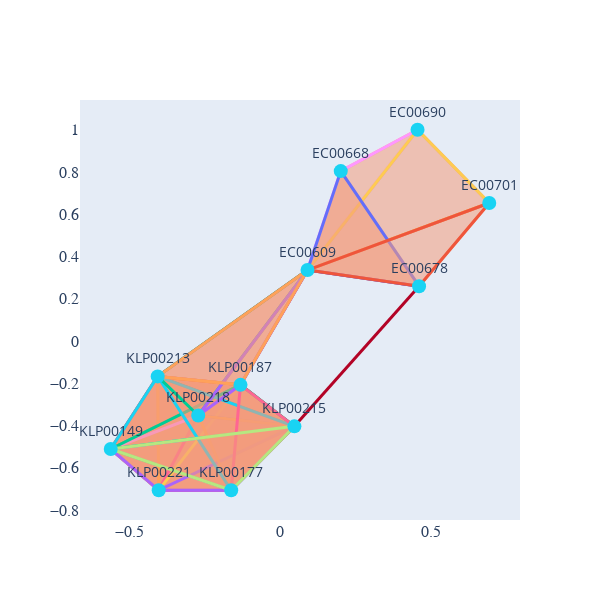

The notebook cell saved with this chart:
### Code cell
visualize_simplicial_complex(simplex_tree3,119,strain_names,save_filename="plots/simplicial_119.svg")

### Figure 1 — Plotly figure (JSON) as saved in the notebook; plotly's stock layout.template omitted (floating-point values rounded to 4 significant figures)
{"data": [{"line": {"color": "rgba(145, 179, 254, 1.0)", "width": 3}, "mode": "lines", "type": "scatter", "x": [0.4554, 0.08992, null], "y": [1, 0.336, null]}, {"line": {"color": "rgba(247, 179, 151, 1.0)", "width": 3}, "mode": "lines", "type": "scatter", "x": [0.4554, 0.2004, null], "y": [1, 0.8042, null]}, {"line": {"color": "rgba(246, 164, 134, 1.0)", "width": 3}, "mode": "lines", "type": "scatter", "x": [0.4554, 0.6937, null], "y": [1, 0.6533, null]}, {"line": {"color": "rgba(225, 218, 214, 1.0)", "width": 3}, "mode": "lines", "type": "scatter", "x": [0.2004, 0.08992, null], "y": [0.8042, 0.336, null]}, {"line": {"color": "rgba(242, 199, 178, 1.0)", "width": 3}, "mode": "lines", "type": "scatter", "x": [0.2004, 0.4605, null], "y": [0.8042, 0.2596, null]}, {"line": {"color": "rgba(223, 100, 79, 1.0)", "width": 3}, "mode": "lines", "type": "scatter", "x": [0.08992, 0.6937, null], "y": [0.336, 0.6533, null]}, {"line": {"color": "rgba(209, 73, 62, 1.0)", "width": 3}, "mode": "lines", "type": "scatter", "x": [0.08992, -0.2732, null], "y": [0.336, -0.3524, null]}, {"line": {"color": "rgba(198, 53, 52, 1.0)", "width": 3}, "mode": "lines", "type": "scatter", "x": [0.08992, 0.4605, null], "y": [0.336, 0.2596, null]}, {"line": {"color": "rgba(179, 3, 38, 1.0)", "width": 3}, "mode": "lines", "type": "scatter", "x": [0.08992, -0.4079, null], "y": [0.336, -0.1673, null]}, {"line": {"color": "rgba(179, 3, 38, 1.0)", "width": 3}, "mode": "lines", "type": "scatter", "x": [0.08992, -0.1329, null], "y": [0.336, -0.2073, null]}, {"line": {"color": "rgba(244, 155, 124, 1.0)", "width": 3}, "mode": "lines", "type": "scatter", "x": [0.6937, 0.4605, null], "y": [0.6533, 0.2596, null]}, {"line": {"color": "rgba(179, 3, 38, 1.0)", "width": 3}, "mode": "lines", "type": "scatter", "x": [0.4605, 0.04629, null], "y": [0.2596, -0.4036, null]}, {"line": {"color": "rgba(206, 217, 235, 1.0)", "width": 3}, "mode": "lines", "type": "scatter", "x": [0.04629, -0.4046, null], "y": [-0.4036, -0.7057, null]}, {"line": {"color": "rgba(216, 219, 225, 1.0)", "width": 3}, "mode": "lines", "type": "scatter", "x": [0.04629, -0.5639, null], "y": [-0.4036, -0.5109, null]}, {"line": {"color": "rgba(225, 218, 214, 1.0)", "width": 3}, "mode": "lines", "type": "scatter", "x": [0.04629, -0.4079, null], "y": [-0.4036, -0.1673, null]}, {"line": {"color": "rgba(229, 216, 208, 1.0)", "width": 3}, "mode": "lines", "type": "scatter", "x": [0.04629, -0.2732, null], "y": [-0.4036, -0.3524, null]}, {"line": {"color": "rgba(237, 207, 192, 1.0)", "width": 3}, "mode": "lines", "type": "scatter", "x": [0.04629, -0.1329, null], "y": [-0.4036, -0.2073, null]}, {"line": {"color": "rgba(242, 199, 178, 1.0)", "width": 3}, "mode": "lines", "type": "scatter", "x": [0.04629, -0.1637, null], "y": [-0.4036, -0.7061, null]}, {"line": {"color": "rgba(107, 141, 240, 1.0)", "width": 3}, "mode": "lines", "type": "scatter", "x": [-0.4046, -0.4079, null], "y": [-0.7057, -0.1673, null]}, {"line": {"color": "rgba(133, 168, 251, 1.0)", "width": 3}, "mode": "lines", "type": "scatter", "x": [-0.4046, -0.1329, null], "y": [-0.7057, -0.2073, null]}, {"line": {"color": "rgba(135, 170, 252, 1.0)", "width": 3}, "mode": "lines", "type": "scatter", "x": [-0.4046, -0.2732, null], "y": [-0.7057, -0.3524, null]}, {"line": {"color": "rgba(180, 205, 250, 1.0)", "width": 3}, "mode": "lines", "type": "scatter", "x": [-0.4046, -0.5639, null], "y": [-0.7057, -0.5109, null]}, {"line": {"color": "rgba(180, 205, 250, 1.0)", "width": 3}, "mode": "lines", "type": "scatter", "x": [-0.4046, -0.1637, null], "y": [-0.7057, -0.7061, null]}, {"line": {"color": "rgba(107, 141, 240, 1.0)", "width": 3}, "mode": "lines", "type": "scatter", "x": [-0.2732, -0.4079, null], "y": [-0.3524, -0.1673, null]}, {"line": {"color": "rgba(135, 170, 252, 1.0)", "width": 3}, "mode": "lines", "type": "scatter", "x": [-0.2732, -0.1329, null], "y": [-0.3524, -0.2073, null]}, {"line": {"color": "rgba(151, 184, 254, 1.0)", "width": 3}, "mode": "lines", "type": "scatter", "x": [-0.2732, -0.1637, null], "y": [-0.3524, -0.7061, null]}, {"line": {"color": "rgba(180, 205, 250, 1.0)", "width": 3}, "mode": "lines", "type": "scatter", "x": [-0.2732, -0.5639, null], "y": [-0.3524, -0.5109, null]}, {"line": {"color": "rgba(107, 141, 240, 1.0)", "width": 3}, "mode": "lines", "type": "scatter", "x": [-0.4079, -0.1329, null], "y": [-0.1673, -0.2073, null]}, {"line": {"color": "rgba(142, 177, 253, 1.0)", "width": 3}, "mode": "lines", "type": "scatter", "x": [-0.4079, -0.1637, null], "y": [-0.1673, -0.7061, null]}, {"line": {"color": "rgba(185, 208, 248, 1.0)", "width": 3}, "mode": "lines", "type": "scatter", "x": [-0.4079, -0.5639, null], "y": [-0.1673, -0.5109, null]}, {"line": {"color": "rgba(145, 179, 254, 1.0)", "width": 3}, "mode": "lines", "type": "scatter", "x": [-0.1329, -0.1637, null], "y": [-0.2073, -0.7061, null]}, {"line": {"color": "rgba(214, 219, 228, 1.0)", "width": 3}, "mode": "lines", "type": "scatter", "x": [-0.1329, -0.5639, null], "y": [-0.2073, -0.5109, null]}, {"line": {"color": "rgba(206, 217, 235, 1.0)", "width": 3}, "mode": "lines", "type": "scatter", "x": [-0.5639, -0.1637, null], "y": [-0.5109, -0.7061, null]}, {"fill": "toself", "fillcolor": "rgba(244, 157, 126, 0.545)", "line": {"width": 3}, "mode": "lines", "type": "scatter", "x": [-0.4046, -0.4079, -0.1329, -0.4046, null], "y": [-0.7057, -0.1673, -0.2073, -0.7057, null]}, {"fill": "toself", "fillcolor": "rgba(244, 157, 126, 0.545)", "line": {"width": 3}, "mode": "lines", "type": "scatter", "x": [-0.4046, -0.2732, -0.4079, -0.4046, null], "y": [-0.7057, -0.3524, -0.1673, -0.7057, null]}, {"fill": "toself", "fillcolor": "rgba(244, 157, 126, 0.545)", "line": {"width": 3}, "mode": "lines", "type": "scatter", "x": [-0.4046, -0.2732, -0.1329, -0.4046, null], "y": [-0.7057, -0.3524, -0.2073, -0.7057, null]}, {"fill": "toself", "fillcolor": "rgba(244, 157, 126, 0.545)", "line": {"width": 3}, "mode": "lines", "type": "scatter", "x": [-0.2732, -0.4079, -0.1329, -0.2732, null], "y": [-0.3524, -0.1673, -0.2073, -0.3524, null]}, {"fill": "toself", "fillcolor": "rgba(244, 157, 126, 0.545)", "line": {"width": 3}, "mode": "lines", "type": "scatter", "x": [-0.4079, -0.1329, -0.1637, -0.4079, null], "y": [-0.1673, -0.2073, -0.7061, -0.1673, null]}, {"fill": "toself", "fillcolor": "rgba(244, 157, 126, 0.545)", "line": {"width": 3}, "mode": "lines", "type": "scatter", "x": [-0.2732, -0.4079, -0.1637, -0.2732, null], "y": [-0.3524, -0.1673, -0.7061, -0.3524, null]}, {"fill": "toself", "fillcolor": "rgba(244, 157, 126, 0.545)", "line": {"width": 3}, "mode": "lines", "type": "scatter", "x": [-0.2732, -0.1329, -0.1637, -0.2732, null], "y": [-0.3524, -0.2073, -0.7061, -0.3524, null]}, {"fill": "toself", "fillcolor": "rgba(244, 157, 126, 0.545)", "line": {"width": 3}, "mode": "lines", "type": "scatter", "x": [-0.4046, -0.2732, -0.5639, -0.4046, null], "y": [-0.7057, -0.3524, -0.5109, -0.7057, null]}, {"fill": "toself", "fillcolor": "rgba(244, 157, 126, 0.545)", "line": {"width": 3}, "mode": "lines", "type": "scatter", "x": [-0.4046, -0.2732, -0.1637, -0.4046, null], "y": [-0.7057, -0.3524, -0.7061, -0.7057, null]}, {"fill": "toself", "fillcolor": "rgba(244, 157, 126, 0.545)", "line": {"width": 3}, "mode": "lines", "type": "scatter", "x": [-0.4046, -0.4079, -0.1637, -0.4046, null], "y": [-0.7057, -0.1673, -0.7061, -0.7057, null]}, {"fill": "toself", "fillcolor": "rgba(244, 157, 126, 0.545)", "line": {"width": 3}, "mode": "lines", "type": "scatter", "x": [-0.4046, -0.1329, -0.1637, -0.4046, null], "y": [-0.7057, -0.2073, -0.7061, -0.7057, null]}, {"fill": "toself", "fillcolor": "rgba(244, 157, 126, 0.545)", "line": {"width": 3}, "mode": "lines", "type": "scatter", "x": [-0.4046, -0.4079, -0.5639, -0.4046, null], "y": [-0.7057, -0.1673, -0.5109, -0.7057, null]}, {"fill": "toself", "fillcolor": "rgba(244, 157, 126, 0.545)", "line": {"width": 3}, "mode": "lines", "type": "scatter", "x": [-0.2732, -0.4079, -0.5639, -0.2732, null], "y": [-0.3524, -0.1673, -0.5109, -0.3524, null]}, {"fill": "toself", "fillcolor": "rgba(244, 157, 126, 0.545)", "line": {"width": 3}, "mode": "lines", "type": "scatter", "x": [-0.4046, -0.5639, -0.1637, -0.4046, null], "y": [-0.7057, -0.5109, -0.7061, -0.7057, null]}, {"fill": "toself", "fillcolor": "rgba(244, 157, 126, 0.545)", "line": {"width": 3}, "mode": "lines", "type": "scatter", "x": [-0.2732, -0.5639, -0.1637, -0.2732, null], "y": [-0.3524, -0.5109, -0.7061, -0.3524, null]}, {"fill": "toself", "fillcolor": "rgba(244, 157, 126, 0.545)", "line": {"width": 3}, "mode": "lines", "type": "scatter", "x": [-0.4079, -0.5639, -0.1637, -0.4079, null], "y": [-0.1673, -0.5109, -0.7061, -0.1673, null]}, {"fill": "toself", "fillcolor": "rgba(244, 157, 126, 0.545)", "line": {"width": 3}, "mode": "lines", "type": "scatter", "x": [-0.4046, -0.1329, -0.5639, -0.4046, null], "y": [-0.7057, -0.2073, -0.5109, -0.7057, null]}, {"fill": "toself", "fillcolor": "rgba(244, 157, 126, 0.545)", "line": {"width": 3}, "mode": "lines", "type": "scatter", "x": [-0.2732, -0.1329, -0.5639, -0.2732, null], "y": [-0.3524, -0.2073, -0.5109, -0.3524, null]}, {"fill": "toself", "fillcolor": "rgba(244, 157, 126, 0.545)", "line": {"width": 3}, "mode": "lines", "type": "scatter", "x": [-0.4079, -0.1329, -0.5639, -0.4079, null], "y": [-0.1673, -0.2073, -0.5109, -0.1673, null]}, {"fill": "toself", "fillcolor": "rgba(244, 157, 126, 0.545)", "line": {"width": 3}, "mode": "lines", "type": "scatter", "x": [-0.1329, -0.5639, -0.1637, -0.1329, null], "y": [-0.2073, -0.5109, -0.7061, -0.2073, null]}, {"fill": "toself", "fillcolor": "rgba(244, 157, 126, 0.545)", "line": {"width": 3}, "mode": "lines", "type": "scatter", "x": [0.04629, -0.4046, -0.5639, 0.04629, null], "y": [-0.4036, -0.7057, -0.5109, -0.4036, null]}, {"fill": "toself", "fillcolor": "rgba(244, 157, 126, 0.545)", "line": {"width": 3}, "mode": "lines", "type": "scatter", "x": [0.04629, -0.4046, -0.4079, 0.04629, null], "y": [-0.4036, -0.7057, -0.1673, -0.4036, null]}, {"fill": "toself", "fillcolor": "rgba(244, 157, 126, 0.545)", "line": {"width": 3}, "mode": "lines", "type": "scatter", "x": [0.04629, -0.4079, -0.5639, 0.04629, null], "y": [-0.4036, -0.1673, -0.5109, -0.4036, null]}, {"fill": "toself", "fillcolor": "rgba(244, 157, 126, 0.545)", "line": {"width": 3}, "mode": "lines", "type": "scatter", "x": [0.04629, -0.4046, -0.2732, 0.04629, null], "y": [-0.4036, -0.7057, -0.3524, -0.4036, null]}, {"fill": "toself", "fillcolor": "rgba(244, 157, 126, 0.545)", "line": {"width": 3}, "mode": "lines", "type": "scatter", "x": [0.04629, -0.2732, -0.4079, 0.04629, null], "y": [-0.4036, -0.3524, -0.1673, -0.4036, null]}, {"fill": "toself", "fillcolor": "rgba(244, 157, 126, 0.545)", "line": {"width": 3}, "mode": "lines", "type": "scatter", "x": [0.04629, -0.2732, -0.5639, 0.04629, null], "y": [-0.4036, -0.3524, -0.5109, -0.4036, null]}, {"fill": "toself", "fillcolor": "rgba(244, 157, 126, 0.545)", "line": {"width": 3}, "mode": "lines", "type": "scatter", "x": [0.04629, -0.4046, -0.1329, 0.04629, null], "y": [-0.4036, -0.7057, -0.2073, -0.4036, null]}, {"fill": "toself", "fillcolor": "rgba(244, 157, 126, 0.545)", "line": {"width": 3}, "mode": "lines", "type": "scatter", "x": [0.04629, -0.2732, -0.1329, 0.04629, null], "y": [-0.4036, -0.3524, -0.2073, -0.4036, null]}, {"fill": "toself", "fillcolor": "rgba(244, 157, 126, 0.545)", "line": {"width": 3}, "mode": "lines", "type": "scatter", "x": [0.04629, -0.4079, -0.1329, 0.04629, null], "y": [-0.4036, -0.1673, -0.2073, -0.4036, null]}, {"fill": "toself", "fillcolor": "rgba(244, 157, 126, 0.545)", "line": {"width": 3}, "mode": "lines", "type": "scatter", "x": [0.04629, -0.1329, -0.5639, 0.04629, null], "y": [-0.4036, -0.2073, -0.5109, -0.4036, null]}, {"fill": "toself", "fillcolor": "rgba(244, 157, 126, 0.545)", "line": {"width": 3}, "mode": "lines", "type": "scatter", "x": [0.04629, -0.4046, -0.1637, 0.04629, null], "y": [-0.4036, -0.7057, -0.7061, -0.4036, null]}, {"fill": "toself", "fillcolor": "rgba(244, 157, 126, 0.545)", "line": {"width": 3}, "mode": "lines", "type": "scatter", "x": [0.04629, -0.2732, -0.1637, 0.04629, null], "y": [-0.4036, -0.3524, -0.7061, -0.4036, null]}, {"fill": "toself", "fillcolor": "rgba(244, 157, 126, 0.545)", "line": {"width": 3}, "mode": "lines", "type": "scatter", "x": [0.04629, -0.4079, -0.1637, 0.04629, null], "y": [-0.4036, -0.1673, -0.7061, -0.4036, null]}, {"fill": "toself", "fillcolor": "rgba(244, 157, 126, 0.545)", "line": {"width": 3}, "mode": "lines", "type": "scatter", "x": [0.04629, -0.1329, -0.1637, 0.04629, null], "y": [-0.4036, -0.2073, -0.7061, -0.4036, null]}, {"fill": "toself", "fillcolor": "rgba(244, 157, 126, 0.545)", "line": {"width": 3}, "mode": "lines", "type": "scatter", "x": [0.04629, -0.5639, -0.1637, 0.04629, null], "y": [-0.4036, -0.5109, -0.7061, -0.4036, null]}, {"fill": "toself", "fillcolor": "rgba(244, 157, 126, 0.545)", "line": {"width": 3}, "mode": "lines", "type": "scatter", "x": [0.4554, 0.2004, 0.08992, 0.4554, null], "y": [1, 0.8042, 0.336, 1, null]}, {"fill": "toself", "fillcolor": "rgba(244, 157, 126, 0.545)", "line": {"width": 3}, "mode": "lines", "type": "scatter", "x": [0.4554, 0.08992, 0.6937, 0.4554, null], "y": [1, 0.336, 0.6533, 1, null]}, {"fill": "toself", "fillcolor": "rgba(244, 157, 126, 0.545)", "line": {"width": 3}, "mode": "lines", "type": "scatter", "x": [0.2004, 0.08992, 0.4605, 0.2004, null], "y": [0.8042, 0.336, 0.2596, 0.8042, null]}, {"fill": "toself", "fillcolor": "rgba(244, 157, 126, 0.545)", "line": {"width": 3}, "mode": "lines", "type": "scatter", "x": [0.08992, 0.6937, 0.4605, 0.08992, null], "y": [0.336, 0.6533, 0.2596, 0.336, null]}, {"fill": "toself", "fillcolor": "rgba(244, 157, 126, 0.545)", "line": {"width": 3}, "mode": "lines", "type": "scatter", "x": [0.08992, -0.2732, -0.4079, 0.08992, null], "y": [0.336, -0.3524, -0.1673, 0.336, null]}, {"fill": "toself", "fillcolor": "rgba(244, 157, 126, 0.545)", "line": {"width": 3}, "mode": "lines", "type": "scatter", "x": [0.08992, -0.2732, -0.1329, 0.08992, null], "y": [0.336, -0.3524, -0.2073, 0.336, null]}, {"fill": "toself", "fillcolor": "rgba(244, 157, 126, 0.545)", "line": {"width": 3}, "mode": "lines", "type": "scatter", "x": [0.08992, -0.4079, -0.1329, 0.08992, null], "y": [0.336, -0.1673, -0.2073, 0.336, null]}, {"hoverinfo": "text", "marker": {"size": 14}, "mode": "markers+text", "text": ["EC00690", "EC00668", "EC00609", "EC00701", "EC00678", "KLP00215", "KLP00221", "KLP00218", "KLP00213", "KLP00187", "KLP00149", "KLP00177"], "textfont": {"size": 14}, "textposition": "top center", "type": "scatter", "x": [0.4554, 0.2004, 0.08992, 0.6937, 0.4605, 0.04629, -0.4046, -0.2732, -0.4079, -0.1329, -0.5639, -0.1637], "y": [1, 0.8042, 0.336, 0.6533, 0.2596, -0.4036, -0.7057, -0.3524, -0.1673, -0.2073, -0.5109, -0.7061]}], "layout": {"height": 600, "hovermode": "closest", "showlegend": false, "width": 600, "xaxis": {"showgrid": false, "tickfont": {"family": "Arial, sans-serif", "size": 16}, "zeroline": false}, "yaxis": {"showgrid": false, "tickfont": {"family": "Arial, sans-serif", "size": 16}, "zeroline": false}}}
